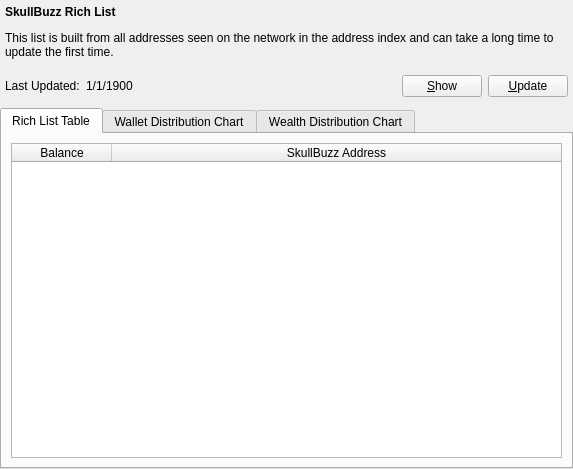
<?xml version="1.0" encoding="UTF-8"?>
<ui version="4.0">
 <class>RichListPage</class>
 <widget class="QWidget" name="RichListPage">
  <property name="geometry">
   <rect>
    <x>0</x>
    <y>0</y>
    <width>573</width>
    <height>469</height>
   </rect>
  </property>
  <property name="windowTitle">
   <string>Rich List</string>
  </property>
  <layout class="QVBoxLayout" name="topLayout">
   <property name="leftMargin">
    <number>0</number>
   </property>
   <property name="topMargin">
    <number>0</number>
   </property>
   <property name="rightMargin">
    <number>0</number>
   </property>
   <property name="bottomMargin">
    <number>0</number>
   </property>
   <item>
    <layout class="QVBoxLayout" name="verticalLayout">
     <property name="topMargin">
      <number>0</number>
     </property>
     <property name="bottomMargin">
      <number>0</number>
     </property>
     <item>
      <layout class="QHBoxLayout" name="horizontalLayout_4">
       <property name="leftMargin">
        <number>5</number>
       </property>
       <property name="topMargin">
        <number>5</number>
       </property>
       <property name="rightMargin">
        <number>5</number>
       </property>
       <property name="bottomMargin">
        <number>5</number>
       </property>
       <item>
        <widget class="QLabel" name="label_2">
         <property name="text">
          <string>&lt;html&gt;&lt;head/&gt;&lt;body&gt;&lt;p&gt;&lt;span style=&quot; font-weight:600;&quot;&gt;SkullBuzz Rich List&lt;/span&gt;&lt;/p&gt;&lt;p&gt;This list is built from all addresses seen on the network in the address index and can take a long time to update the first time.&lt;/p&gt;&lt;/body&gt;&lt;/html&gt;</string>
         </property>
         <property name="wordWrap">
          <bool>true</bool>
         </property>
        </widget>
       </item>
      </layout>
     </item>
     <item>
      <layout class="QHBoxLayout" name="horizontalLayout">
       <property name="leftMargin">
        <number>5</number>
       </property>
       <property name="topMargin">
        <number>5</number>
       </property>
       <property name="rightMargin">
        <number>5</number>
       </property>
       <property name="bottomMargin">
        <number>5</number>
       </property>
       <item>
        <widget class="QLabel" name="label">
         <property name="text">
          <string>Last Updated:</string>
         </property>
        </widget>
       </item>
       <item>
        <widget class="QLabel" name="lastUpdatedLabel">
         <property name="text">
          <string>1/1/1900</string>
         </property>
        </widget>
       </item>
       <item>
        <spacer name="horizontalSpacer">
         <property name="orientation">
          <enum>Qt::Horizontal</enum>
         </property>
         <property name="sizeHint" stdset="0">
          <size>
           <width>40</width>
           <height>20</height>
          </size>
         </property>
        </spacer>
       </item>
       <item>
        <widget class="QPushButton" name="showButton">
         <property name="text">
          <string>&amp;Show</string>
         </property>
        </widget>
       </item>
       <item>
        <widget class="QPushButton" name="refreshButton">
         <property name="text">
          <string>&amp;Update</string>
         </property>
        </widget>
       </item>
      </layout>
     </item>
     <item>
      <widget class="QTabWidget" name="tabWidget">
       <property name="sizePolicy">
        <sizepolicy hsizetype="MinimumExpanding" vsizetype="MinimumExpanding">
         <horstretch>0</horstretch>
         <verstretch>0</verstretch>
        </sizepolicy>
       </property>
       <property name="currentIndex">
        <number>0</number>
       </property>
       <widget class="QWidget" name="tab">
        <attribute name="title">
         <string>Rich List Table</string>
        </attribute>
        <layout class="QGridLayout" name="gridLayout">
         <item row="0" column="0">
          <widget class="QTableWidget" name="tableWidget">
           <property name="editTriggers">
            <set>QAbstractItemView::NoEditTriggers</set>
           </property>
           <property name="alternatingRowColors">
            <bool>true</bool>
           </property>
           <property name="selectionMode">
            <enum>QAbstractItemView::SingleSelection</enum>
           </property>
           <property name="selectionBehavior">
            <enum>QAbstractItemView::SelectRows</enum>
           </property>
           <attribute name="horizontalHeaderStretchLastSection">
            <bool>true</bool>
           </attribute>
           <column>
            <property name="text">
             <string>Balance</string>
            </property>
           </column>
           <column>
            <property name="text">
             <string>SkullBuzz Address</string>
            </property>
           </column>
          </widget>
         </item>
        </layout>
       </widget>
       <widget class="QWidget" name="tab_2">
        <attribute name="title">
         <string>Wallet Distribution Chart</string>
        </attribute>
        <layout class="QGridLayout" name="gridLayout_2">
         <item row="0" column="0">
          <layout class="QHBoxLayout" name="horizontalLayout_3">
           <item>
            <widget class="QCustomPlot" name="distributionChartWidget" native="true"/>
           </item>
          </layout>
         </item>
        </layout>
       </widget>
       <widget class="QWidget" name="tab_3">
        <attribute name="title">
         <string>Wealth Distribution Chart</string>
        </attribute>
        <layout class="QGridLayout" name="gridLayout_3">
         <item row="0" column="0">
          <layout class="QHBoxLayout" name="horizontalLayout_5">
           <item>
            <widget class="QWidget" name="wealthChartWidget" native="true"/>
           </item>
          </layout>
         </item>
        </layout>
       </widget>
      </widget>
     </item>
    </layout>
   </item>
  </layout>
 </widget>
 <customwidgets>
  <customwidget>
   <class>QCustomPlot</class>
   <extends>QWidget</extends>
   <header>qcustomplot.h</header>
   <container>1</container>
  </customwidget>
 </customwidgets>
 <resources/>
 <connections/>
</ui>
